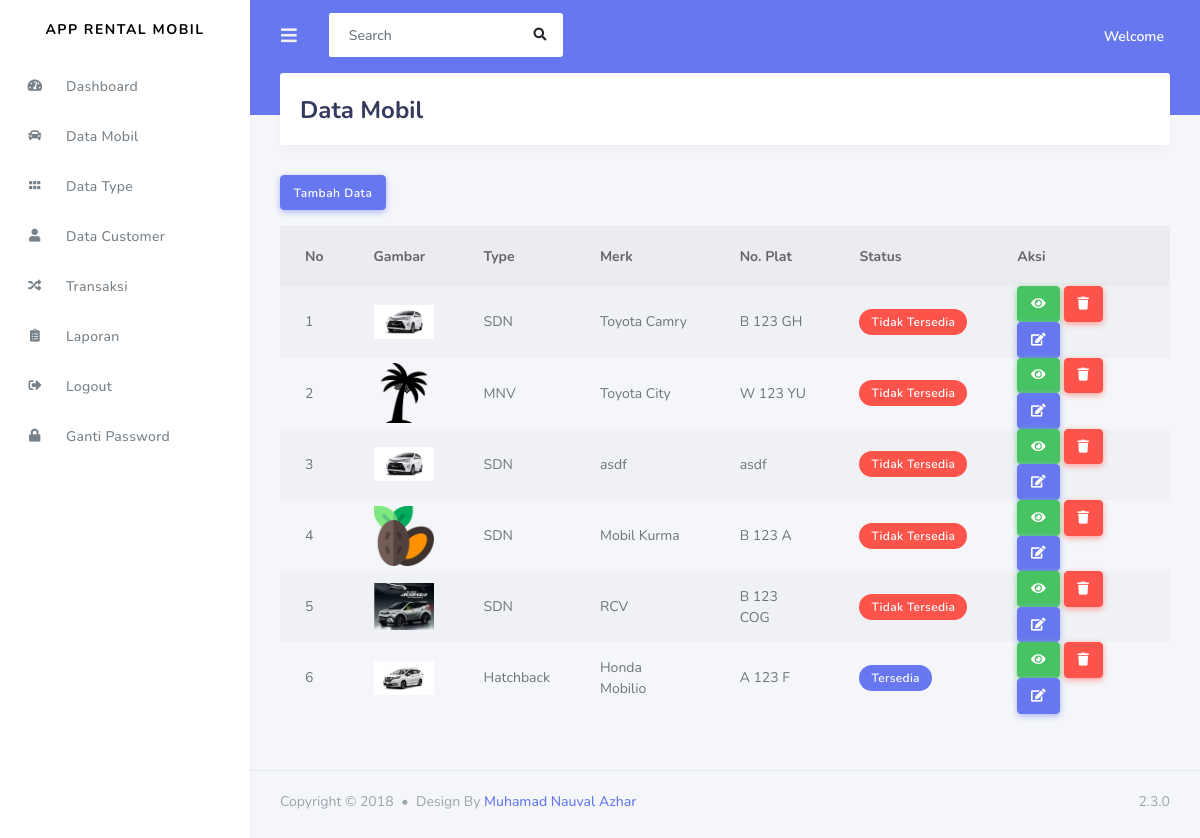
Screenshot of /index.php/admin/data_mobil with the database file from the repository.
### tables this page shows
CREATE TABLE `mobil` (
  `id_mobil` int(11) NOT NULL,
  `kode_type` varchar(120) NOT NULL,
  `merk` varchar(120) NOT NULL,
  `no_plat` varchar(20) NOT NULL,
  `warna` varchar(20) NOT NULL,
  `tahun` varchar(4) NOT NULL,
  `status` varchar(50) NOT NULL,
  `harga` int(11) NOT NULL,
  `denda` int(11) NOT NULL,
  `ac` int(11) NOT NULL,
  `supir` int(11) NOT NULL,
  `mp3_player` int(11) NOT NULL,
  `central_lock` int(11) NOT NULL,
  `gambar` varchar(255) NOT NULL
);

### application/controllers/admin/Data_Mobil.php (called while the page is built, shortened)
<?php
class Data_Mobil extends CI_Controller
{
	public function index()
	{
		$data['mobil'] = $this->rental_model->get_data('mobil')->result();
		$data['type'] = $this->rental_model->get_data('type')->result();
		$this->load->view('templates_admin/header');
		$this->load->view('templates_admin/sidebar');
		$this->load->view('admin/data_mobil',$data);
		$this->load->view('templates_admin/footer');
	}
}
 ?>

### index.php (called while the page is built, shortened)
<?php
require_once BASEPATH.'core/CodeIgniter.php';

### application/models/Rental_model.php (called while the page is built, shortened)
<?php
	class Rental_model extends CI_Model
	{
		public function get_data($table)
		{
			return $this->db->get($table);
		}
	}
 ?>

### application/views/admin/Data_mobil.php (the view, shortened to what this page needs)
<div class="main-content">
        <section class="section">
          <div class="section-header">
            <h1>Data Mobil</h1>
          </div>
          <a href="<?php echo base_url('admin/data_mobil/tambah_mobil') ?>" class="btn btn-primary mb-3">Tambah Data</a>
          <table class="table table-hover table-striped table-borderd">
          	<thead>
          		<tr>
          		<th>No</th>
          		<th>Gambar</th>
          		<th>Type</th>
          		<th>Merk</th>
          		<th>No. Plat</th>
          		<th>Status</th>
          		<th>Aksi</th>
          		</tr>
          	</thead>
          	<tbody>
          		<?php
          		$no=1;
          		foreach ($mobil as $mb) :?>
          			<tr>
	          			<td><?php echo $no++ ?></td>
	          			<td>
	          				<img width="60px" src="<?php echo base_url().'assets/upload/'.$mb->gambar ?>">
	          			</td>
	          			<td><?php echo $mb->kode_type ?></td>
	          			<td><?php echo $mb->merk ?></td>
	          			<td><?php echo $mb->no_plat ?></td>
	          			<td><?php
	          				if ($mb->status == "0"){
	          					echo "<span class='badge badge-danger'> Tidak Tersedia </span>";
	          				}else{
	          					echo "<span class='badge badge-primary'> Tersedia </span>";
	          				}
	          			?></td>
		          		<td>
		          			<a href="<?php echo base_url('admin/data_mobil/detail_mobil/').$mb->id_mobil ?>" class="btn btn-small btn-success"><i class="fas fa-eye"></i></a>
		          			<a href="<?php echo base_url('admin/data_mobil/delete_mobil/').$mb->id_mobil ?>" class="btn btn-small btn-danger"><i class="fas fa-trash"></i></a>
		          			<a href="<?php echo base_url('admin/data_mobil/update_mobil/').$mb->id_mobil ?>" class="btn btn-small btn-primary"><i class="fas fa-edit"></i></a>
		          		</td>
	          		</tr>
          		<?php endforeach ?>
          	</tbody>
          </table>
      </section>
</div>

### rows the page displays
mobil: gambar (picture), kode_type "SDN", merk "Toyota Camry", no_plat "B 123 GH", status "Tidak Tersedia"
mobil: gambar (picture), kode_type "MNV", merk "Toyota City", no_plat "W 123 YU", status "Tidak Tersedia"
mobil: gambar (picture), kode_type "SDN", merk "asdf", no_plat "asdf", status "Tidak Tersedia"
mobil: gambar (picture), kode_type "SDN", merk "Mobil Kurma", no_plat "B 123 A", status "Tidak Tersedia"
mobil: gambar (picture), kode_type "SDN", merk "RCV", no_plat "B 123 COG", status "Tidak Tersedia"
mobil: gambar (picture), kode_type "Hatchback", merk "Honda Mobilio", no_plat "A 123 F", status "Tersedia"
